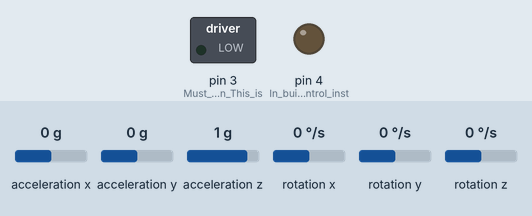
Simulated run of this sketch. Board: Arduino Uno, built with avr-gcc and run on an emulated ATmega328P. Shown: switched loads named in the sketch (green lamp = pin HIGH), output pins drawn as LEDs (lit = HIGH). The test bench sets the inputs (shaded band); at power-on: acceleration x 0 g, acceleration y 0 g, acceleration z 1 g, rotation x 0 °/s, rotation y 0 °/s, rotation z 0 °/s. No radio packets arrive unless stated; what the sketch prints to the serial monitor is not drawn.

Above: at 0.4 s.
At 72.78 s:
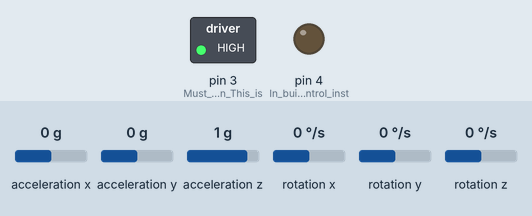
Timing chart, 0 to 73.1 s (numbered marks = the images above):
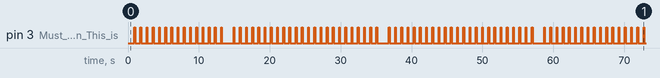

The sketch:

LeftMoreSimpleV2.ino
```cpp
//Include needed Libraries at beginning
//This file is specifically for the LEFT worn device as the data will come in
//with an indicator that identifies it as the left. it will be in the form of a 1 or 0
//The 1 or 0 is to keep the conistency of sending floating point numbers
//0 indicates left

#include "nRF24L01.h"
#include "RF24.h"
#include "SPI.h"
#include "printf.h"
#include "I2Cdev.h"
#include "MPU6050.h"

#define MPU6050_GYRO_FS_500 0x01

#if I2CDEV_IMPLEMENTATION == I2CDEV_ARDUINO_WIRE
    #include "Wire.h"
#endif

#define MPU6050_GYRO_FS_2000 0x03

const int pinCE = 9;
const int pinCSN = 10;
byte counter = 1; // Count packets sent
MPU6050 accelgyro(0x68); // <-- use for AD0 high

int16_t ax, ay, az;
int16_t gx, gy, gz;

//float ax, ay, az;
//float gx, gy, gz;

bool done = false; //Used to know when to stop sending packets
RF24 wirelessSPI(pinCE, pinCSN); // Creating nRF24 object or wireless SPI connection
const uint64_t pAddress = 0xE8E8F0F0E1LL; // Radio pipe address

unsigned long previousTime = 0;
unsigned long timeNow;
float vibrationDelay;
bool vibrationState = false;
int cadence;
bool firstVibrationDone = false;

unsigned long vibrationStopTime;
unsigned long comparison;
#define OUTPUT_READABLE_ACCELGYRO

void setup()
{
  #if I2CDEV_IMPLEMENTATION == I2CDEV_ARDUINO_WIRE
        Wire.begin();
    #endif
  Serial.begin(38400);
  pinMode( 3 , OUTPUT);  // Must be a PWM pin This is the pin controlling the voltage output for the vibration motor
  pinMode(4, OUTPUT); //In built LED control instead of motor for now
  printf_begin();
  wirelessSPI.begin();
  wirelessSPI.setAutoAck(1);
  wirelessSPI.enableAckPayload(); // This is where i can send data in the acknowledgement

  // DONT FORGET TO MAYBE TURN THIS BACK ON
  //wirelessSPI.setRetries(1,3); //5 is the delay between retries, 5 is the number of retries. We arent too worried about re sending failed data


  wirelessSPI.openWritingPipe(pAddress);
  wirelessSPI.stopListening();
  //wirelessSPI.printDetails();
  //MPU 6050 initialising
  // initialize device
    //Serial.println("Initializing I2C devices...");
    accelgyro.initialize();
    accelgyro.setFullScaleGyroRange(MPU6050_GYRO_FS_500);
    // verify connection
    //Serial.println("Testing device connections...");
    //Serial.println(accelgyro.testConnection() ? "MPU6050 connection successful" : "MPU6050 connection failed");
    analogWrite(3,0);
    Serial.println("Begin Left device");

}


void loop()
{

  accelgyro.getMotion6(&ax, &ay, &az, &gx, &gy, &gz);
  float f_ax , f_ay, f_az;
  float f_gx, f_gy, f_gz;
  f_ax = ax;
  f_ay = ay;
  f_az = az;
  f_gx = gx;
  f_gy = gy;
  f_gz = gz;
  int byteLength =3;

  float IMU[7];
  IMU[0] = 0;
  IMU[1] = f_ax;
  IMU[2] = f_ay;
  IMU[3] = f_az;
  IMU[4] = f_gx;
  IMU[5] = f_gy;
  IMU[6] = f_gz;

  float ack[1];
  float comp[1];

//  #ifdef OUTPUT_READABLE_ACCELGYRO
//          // display tab-separated accel/gyro x/y/z values
//          Serial.print("a/g:\t");
//          Serial.print(IMU[1]); Serial.print("\t");
//          Serial.print(IMU[2]); Serial.print("\t");
//          Serial.print(IMU[3]); Serial.print("\t");
//          Serial.print(IMU[4]); Serial.print("\t");
//          Serial.print(IMU[5]); Serial.print("\t");
//          Serial.println(IMU[6]);
//      #endif


 if(!done) { //if we are not done yet
    //Serial.print("Now send packet: ");
    //Serial.println(counter); //serial print the packet number that is being sent
    unsigned long time1 = micros();  //start timer to measure round trip
    //send or write the packet to the rec nRF24 module. Arguments are the payload / variable address and size
   if (!wirelessSPI.write( IMU, sizeof(IMU) )){  //if the send fails let the user know over serial monitor
       Serial.println("packet delivery failed");
       counter++; //up the packet count
   }
   else { //if the send was successful
      //unsigned long time2 = micros(); //get time new time
      //time2 = time2 - time1; //calculate round trip time to send and get ack packet from rec module
      //Serial.print("Time from message sent to recieve Ack packet: ");
      //Serial.print(time2); //print the time to the serial monitor
      //Serial.println(" microseconds");

   }

   //if the reciever sends payload in ack packet this while loop will get the payload data
//   while(wirelessSPI.available() ){
  if(wirelessSPI.available() ){
       //int sizeNumber = 3;
       //char gotChars[sizeNumber]; //create array to hold payload

       wirelessSPI.read( &ack, sizeof(ack)+1); //read payload from ack packet
       if (ack[0] >= 100 && ack[0] < 200){
        if (ack[0] > 180 && ack[0] < 190){
          ack[0] = 0;
        }
        else {
          Serial.print("received: ");
          Serial.println(ack[0]);
          //New stuff that might work

          vibrationStop();
          vibrationState = false;
          previousTime = millis();
        }
       }
       if (ack[0] == 199){
        vibrationStop(); //Stops it straight away here so i dont need it as a contingency in next if statement
        vibrationState = false;
       }

    }
    //After receiving data from MATLAB vibrations may or may not be triggered

    if (ack[0] >= 100 && ack[0] < 140){
      vibrationDelay = (ack[0]/60);
      vibrationDelay = (1000*2)/(vibrationDelay); // Setting required vibration delays
      vibrationStopTime = vibrationDelay/8;
      timeNow = millis();
      comparison = timeNow - previousTime;
      if (comparison >= vibrationDelay && vibrationState == false){
        vibrationOn(ack[0]);
        previousTime = millis();
        vibrationState = true;
      }
      comparison = timeNow - previousTime;
      if (comparison > vibrationStopTime && vibrationState == true){
        vibrationStop();
        vibrationState = false;
      }
    }

    delay(3);
  }
}


void vibrationStop(){
  analogWrite(3,0);
//  Serial.println("Vibration has stopped");
}

void vibrationOn(int cadence){
  analogWrite(3,255);
//  Serial.print("Vibration has started");
//  Serial.print("\t Cadence value passed through = ");
//  Serial.println(cadence);

}
```

Measured:
- by itself, pin 3 (Must_be_a_PWM_pin_This_is): moves between LOW and HIGH, repeating every 56.1 s
- by itself, everything shown: repeats every 56.1 s, in 124 steps
